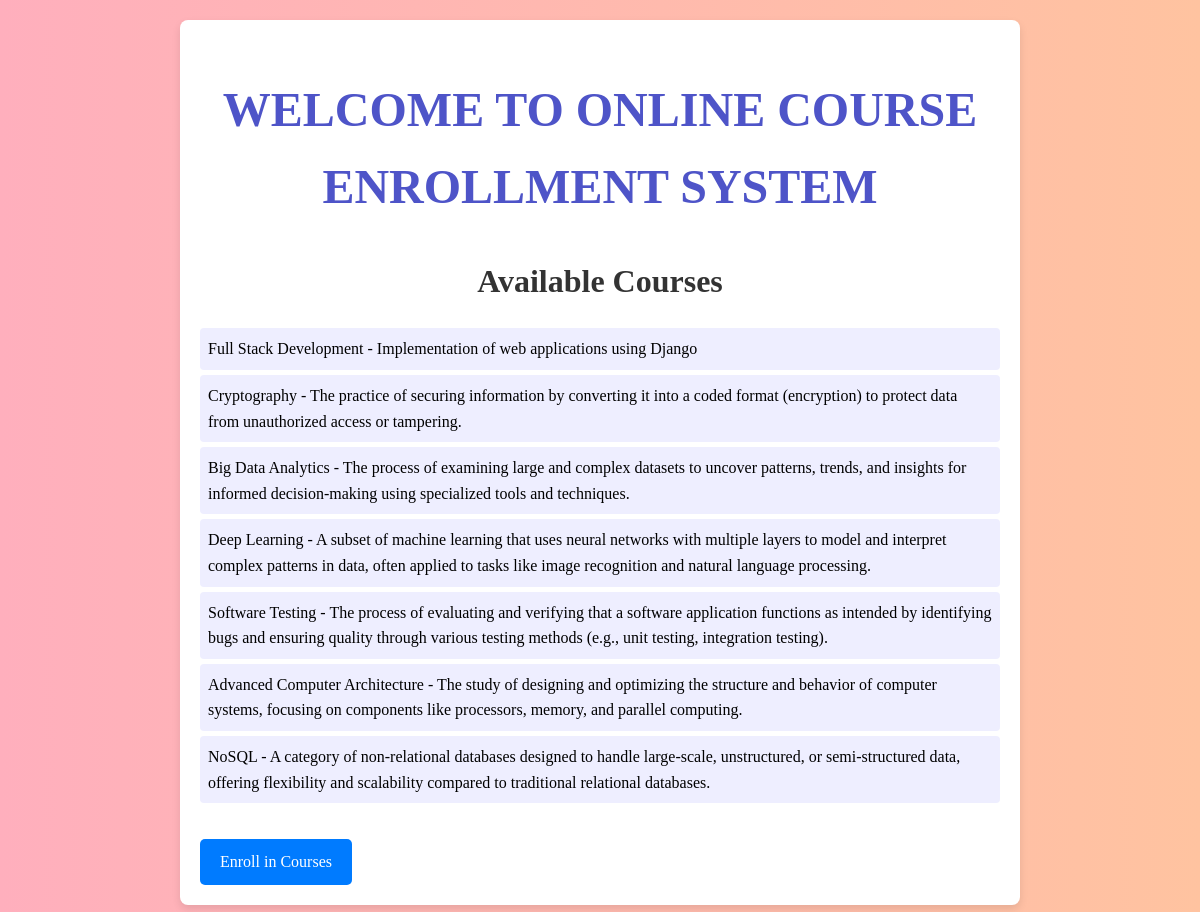
The page / on the database its author committed.
### courses/models.py (models this page shows, shortened)
class Course(models.Model):
    name = models.CharField(max_length=100)
    description = models.TextField()

### courses/views.py (the view)
# urls.py: path('', CourseListView.as_view(), name='course_list'),
class CourseListView(ListView):
    model = Course
    template_name = 'course_list.html'
    context_object_name = 'courses'

### courses/templates/course_list.html (shortened to what this page needs)
{% load static %}
<!DOCTYPE html>
<html lang="en">
<head>
    <link rel="stylesheet" type="text/css" href="{% static 'css/style.css' %}">
</head>
<body>
    <div class="container">
        <h1 class="welcome-message">Welcome to Online Course Enrollment System</h1>
        <h1>Available Courses</h1>
        <ul>
            {% for course in courses %}
                <li>{{ course.name }} - {{ course.description }}</li>
            {% endfor %}
        </ul>
        <a href="{% url 'enroll' %}" class="link-button">Enroll in Courses</a>
    </div>
</body>
</html>

### courses/static/css/style.css (style rules this page uses)
body { font-family: 'Times New Roman', Times, serif; background: linear-gradient(to right, #ffafbd, #ffc3a0); margin: 0; padding: 0; line-height: 1.6; }
.welcome-message { font-size: 3rem; color: #4e54c8; margin-bottom: 30px; font-weight: bold; text-transform: uppercase; }
.container { max-width: 800px; margin: 20px auto; padding: 20px; background: white; box-shadow: 0 4px 8px rgba(0,0,0,0.1); border-radius: 8px; }
h1 { color: #333; text-align: center; }
ul { list-style-type: none; padding: 0; }
li { padding: 8px; margin: 5px 0; background: #eef; border-radius: 4px; }
.link-button { display: inline-block; margin-top: 20px; text-decoration: none; padding: 10px 20px; background: #007bff; color: white; border-radius: 5px; }

### rows shown on the page
Course: name "Full Stack Development", description "Implementation of web applications using Django"
Course: name "Cryptography", description "The practice of securing information by converting it into a coded format (encryption) to protect data from unauthorized access or tampering."
Course: name "Big Data Analytics", description "The process of examining large and complex datasets to uncover patterns, trends, and insights for informed decision-making using specialized tools and techniques."
Course: name "Deep Learning", description "A subset of machine learning that uses neural networks with multiple layers to model and interpret complex patterns in data, often applied to tasks like image recognition and natural language processing."
Course: name "Software Testing", description "The process of evaluating and verifying that a software application functions as intended by identifying bugs and ensuring quality through various testing methods (e.g., unit testing, integration testing)."
Course: name "Advanced Computer Architecture", description "The study of designing and optimizing the structure and behavior of computer systems, focusing on components like processors, memory, and parallel computing."
Course: name "NoSQL", description "A category of non-relational databases designed to handle large-scale, unstructured, or semi-structured data, offering flexibility and scalability compared to traditional relational databases."
